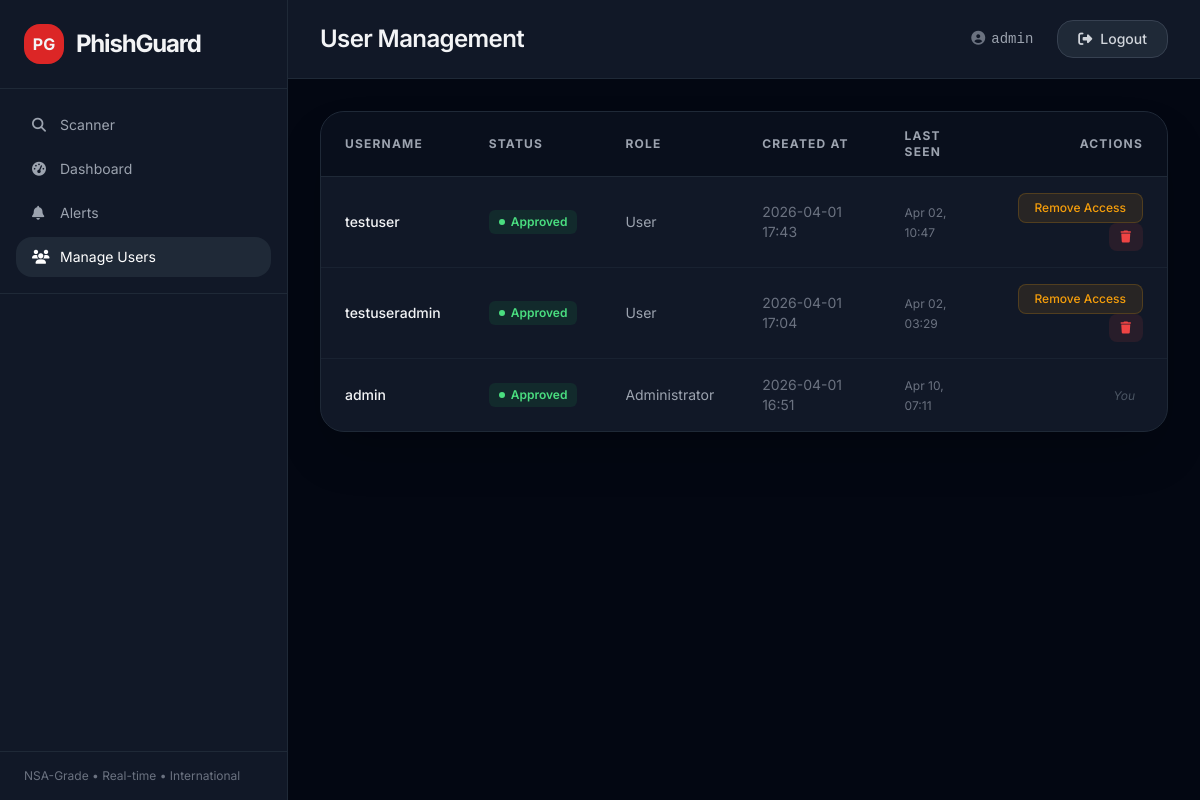
Before: /admin/users (signed in) with the older database file.
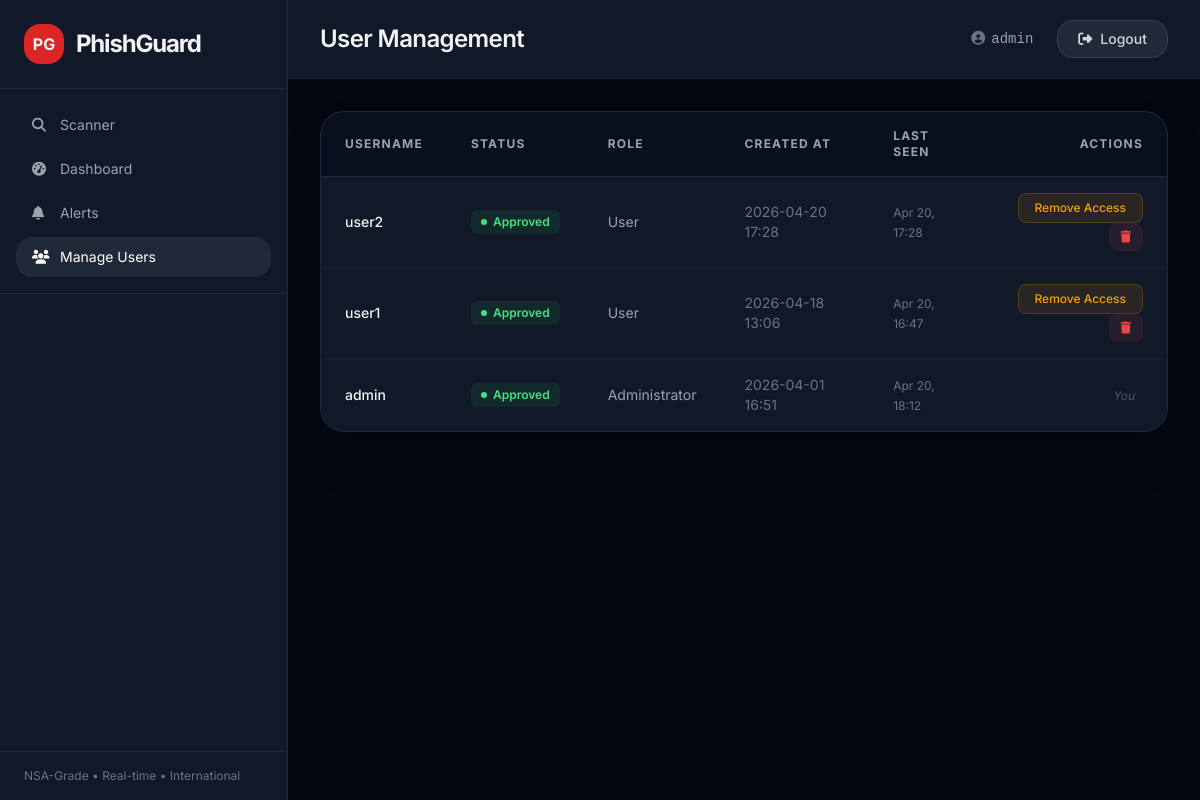
After: the same page with the newer database file.
### models.py (models this page shows)
class User(db.Model, UserMixin):
    id = db.Column(db.Integer, primary_key=True)
    username = db.Column(db.String(80), unique=True, nullable=False)
    password_hash = db.Column(db.String(255), nullable=False)
    is_approved = db.Column(db.Boolean, default=False)
    is_admin = db.Column(db.Boolean, default=False)
    created_at = db.Column(db.DateTime, default=datetime.utcnow)
    last_seen = db.Column(db.DateTime, default=datetime.utcnow)
    alert_email = db.Column(db.String(255), nullable=True)          # recipient address (None = disabled)
    alert_malicious_only = db.Column(db.Boolean, default=False)     # True = send only when Malicious found

### app.py (the view)
@app.route('/admin/users')
@login_required
def admin_users_page():
    if not current_user.is_admin:
        flash('Admin access required.', 'error')
        return redirect(url_for('dashboard'))
    from models import User
    users = User.query.order_by(User.created_at.desc()).all()
    now = datetime.utcnow()
    for u in users:
        u.is_online = u.last_seen and (now - u.last_seen).total_seconds() < 300
    return render_template('users.html', users=users)

### app.py (called while the page is built)
@login_manager.user_loader
def load_user(user_id):
    from models import User
    return db.session.get(User, int(user_id))

@event.listens_for(Engine, 'connect')
def set_sqlite_wal(dbapi_conn, connection_record):
    if isinstance(dbapi_conn, sqlite3.Connection):
        dbapi_conn.execute('PRAGMA journal_mode=WAL')
        dbapi_conn.execute('PRAGMA busy_timeout=10000')   # 10 000 ms

@app.before_request
def update_last_seen():
    if current_user.is_authenticated:
        current_user.last_seen = datetime.utcnow()
        db.session.commit()

@app.after_request
def add_header(response):
    response.headers['Cache-Control'] = 'no-store, no-cache, must-revalidate, max-age=0'
    response.headers['Pragma'] = 'no-cache'
    response.headers['Expires'] = '0'
    return response

### templates/users.html (shortened to what this page needs)
<!DOCTYPE html>
<html lang="en" class="dark">
<head>
    <script src="https://cdn.tailwindcss.com"></script>
    <link rel="stylesheet" href="https://cdnjs.cloudflare.com/ajax/libs/font-awesome/6.5.1/css/all.min.css">
</head>
<body class="bg-gray-950 text-gray-100 min-h-screen">
<div class="flex h-screen overflow-hidden">
    <aside class="w-72 bg-gray-900 border-r border-gray-800 flex flex-col flex-shrink-0">
        <div class="flex items-center gap-3 px-6 py-6 border-b border-gray-800">
            <div class="w-10 h-10 bg-red-600 rounded-2xl flex items-center justify-center font-bold text-base">PG</div>
            <h1 class="text-2xl font-bold tracking-tighter">PhishGuard</h1>
        </div>
        <nav class="px-4 py-4 space-y-1 border-b border-gray-800">
            <a href="/" class="flex items-center gap-3 px-4 py-2.5 rounded-2xl text-gray-400 hover:bg-gray-800 hover:text-white text-sm transition">
                <i class="fas fa-search w-4"></i> Scanner
            </a>
            <a href="/dashboard" class="flex items-center gap-3 px-4 py-2.5 rounded-2xl text-gray-400 hover:bg-gray-800 hover:text-white text-sm transition">
                <i class="fas fa-tachometer-alt w-4"></i> Dashboard
            </a>
            <a href="/alerts" class="flex items-center gap-3 px-4 py-2.5 rounded-2xl text-gray-400 hover:bg-gray-800 hover:text-white text-sm transition">
                <i class="fas fa-bell w-4"></i> Alerts
            </a>
            <a href="/admin/users" class="flex items-center gap-3 px-4 py-2.5 rounded-2xl bg-gray-800 text-white text-sm">
                <i class="fas fa-users w-4"></i> Manage Users
            </a>
        </nav>
        <div class="flex-1 flex flex-col min-h-0 px-4 py-4"></div>
        <div class="px-6 py-4 border-t border-gray-800 text-xs text-gray-500">
            NSA-Grade • Real-time • International
        </div>
    </aside>
    <div class="flex-1 flex flex-col overflow-hidden">
        <header class="bg-gray-900 border-b border-gray-800 px-8 py-5 flex items-center justify-between flex-shrink-0">
            <div class="flex items-center gap-3 min-w-0">
                <h2 class="text-2xl font-semibold tracking-tight truncate">
                    User Management
                </h2>
            </div>
            <div class="flex items-center gap-3">
                <span class="text-gray-400 font-mono text-sm pl-2 pr-1"><i class="fas fa-user-circle text-gray-500 mr-1.5"></i>{{ current_user.username }}</span>
                <a href="/logout"
                    class="bg-gray-800 text-gray-300 hover:bg-red-500/20 hover:text-red-400 border border-gray-700 hover:border-red-500/40 px-5 py-2 rounded-2xl text-sm font-medium flex items-center gap-2 transition ml-2">
                    <i class="fas fa-sign-out-alt"></i> Logout
                </a>
            </div>
        </header>
        <div class="flex-1 overflow-y-auto px-8 py-8 relative">
            <div class="bg-gray-900 rounded-3xl border border-gray-800 overflow-hidden shadow-2xl">
                <table class="w-full text-left border-collapse">
                    <thead>
                        <tr class="bg-gray-950/50 border-b border-gray-800 text-xs font-semibold text-gray-400 uppercase tracking-widest">
                            <th class="px-6 py-4">Username</th>
                            <th class="px-6 py-4">Status</th>
                            <th class="px-6 py-4">Role</th>
                            <th class="px-6 py-4">Created At</th>
                            <th class="px-6 py-4">Last Seen</th>
                            <th class="px-6 py-4 text-right">Actions</th>
                        </tr>
                    </thead>
                    <tbody class="divide-y divide-gray-800/60 text-sm">
                        {% for user in users %}
                        <tr class="hover:bg-gray-800/30 transition">
                            <td class="px-6 py-4 font-medium">{{ user.username }}</td>
                            <td class="px-6 py-4">
                                {% if user.is_approved %}
                                    <span class="inline-flex items-center gap-1.5 px-2.5 py-1 rounded-md bg-green-500/10 text-green-400 text-xs font-semibold">
                                        <div class="w-1.5 h-1.5 rounded-full bg-green-400"></div> Approved
                                    </span>
                                {% else %}
                                    <span class="inline-flex items-center gap-1.5 px-2.5 py-1 rounded-md bg-amber-500/10 text-amber-400 text-xs font-semibold">
                                        <div class="w-1.5 h-1.5 rounded-full bg-amber-400"></div> Pending
                                    </span>
                                {% endif %}
                            </td>
                            <td class="px-6 py-4 text-gray-400">
                                {% if user.is_admin %} Administrator {% else %} User {% endif %}
                            </td>
                            <td class="px-6 py-4 text-gray-500">{{ user.created_at.strftime('%Y-%m-%d %H:%M') }}</td>
                            <td class="px-6 py-4">
                                {% if user.is_online %}
                                    <span class="inline-flex items-center gap-1.5 px-2.5 py-1 rounded-md bg-green-500/10 text-green-400 text-xs font-semibold">
                                        <div class="w-1.5 h-1.5 rounded-full bg-green-400 animate-pulse"></div> Online
                                    </span>
                                {% else %}
                                    <span class="text-gray-500 text-xs">{{ user.last_seen.strftime('%b %d, %H:%M') if user.last_seen else 'Never' }}</span>
                                {% endif %}
                            </td>
                            <td class="px-6 py-4 text-right space-x-2">
                                {% if current_user.id != user.id %}
                                    {% if not user.is_approved %}
                                    <button onclick="approveUser({{ user.id }})" id="btn-approve-{{ user.id }}" class="bg-emerald-600 hover:bg-emerald-500 text-white px-4 py-1.5 rounded-lg text-xs font-medium transition">
                                        Approve Access
                                    </button>
                                    {% else %}
                                    <button onclick="revokeUser({{ user.id }})" id="btn-revoke-{{ user.id }}" class="bg-amber-500/10 hover:bg-amber-500/20 text-amber-500 hover:text-amber-400 border border-amber-500/20 px-4 py-1.5 rounded-lg text-xs font-medium transition">
                                        Remove Access
                                    </button>
                                    {% endif %}
                                    <button onclick="deleteUser({{ user.id }})" id="btn-delete-{{ user.id }}" class="bg-red-500/10 hover:bg-red-600 text-red-500 hover:text-white px-3 py-1.5 rounded-lg text-xs font-medium transition" title="Delete User">
                                        <i class="fas fa-trash"></i>
                                    </button>
                                {% else %}
                                    <span class="text-gray-600 italic text-xs mr-2">You</span>
                                {% endif %}
                            </td>
                        </tr>
                        {% endfor %}
                    </tbody>
                </table>
            </div>
        </div>
    </div>
</div>
</body>
</html>

### templates/users.html (style rules this page uses)
body { font-family: 'Inter', system-ui, sans-serif; }

Changed rows visible on the page:
removed User: username "testuseradmin", is_approved True (drawn), is_admin "User", created_at "2026-04-01 17:04", last_seen "Apr 02, 03:29"
changed User "admin": last_seen "Apr 10, 07:11" → "Apr 20, 18:12"
changed User: username "testuser" → "user2"; created_at "2026-04-01 17:43" → "2026-04-20 17:28"; last_seen "Apr 02, 10:47" → "Apr 20, 17:28"
added User: username "user1", is_approved True (drawn), is_admin "User", created_at "2026-04-18 13:06", last_seen "Apr 20, 16:47"
